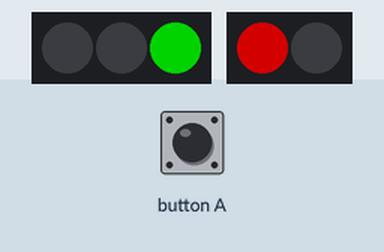
Simulated run of this program. Board: Calliope mini (MakeCode). Parts: 3 RGB LEDs in strip order, left to right, 2 RGB LEDs in strip order, left to right. Inputs (shaded band) come from the test bench. Dim RGB values are drawn brighter than linear.

Above: at 1.2 s.
1.3 s: button A pressed for 0.15 s
At 4.5 s:
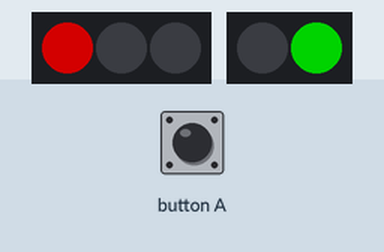
At 9.5 s:
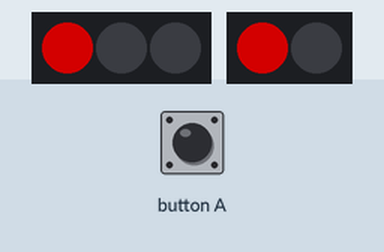
Timing chart, 0 to 14.9 s (numbered marks = the images above; inputs shaded):
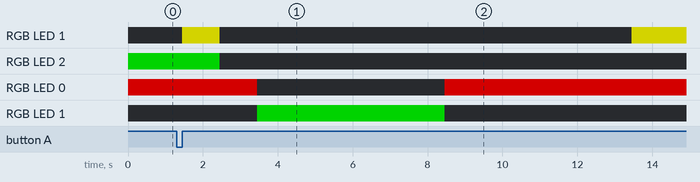

The program:

main.ts
```typescript
input.onButtonPressed(Button.A, function () {
    Autoampel.setPixelColor(0, neopixel.colors(NeoPixelColors.Black))
    Autoampel.setPixelColor(1, neopixel.colors(NeoPixelColors.Yellow))
    Autoampel.setPixelColor(2, neopixel.colors(NeoPixelColors.Green))
    Fussampel.setPixelColor(0, neopixel.colors(NeoPixelColors.Red))
    Fussampel.setPixelColor(1, neopixel.colors(NeoPixelColors.Black))
    AmpelWarte(1000)
    Autoampel.setPixelColor(0, neopixel.colors(NeoPixelColors.Red))
    Autoampel.setPixelColor(1, neopixel.colors(NeoPixelColors.Black))
    Autoampel.setPixelColor(2, neopixel.colors(NeoPixelColors.Black))
    AmpelWarte(1000)
    Fussampel.setPixelColor(0, neopixel.colors(NeoPixelColors.Black))
    Fussampel.setPixelColor(1, neopixel.colors(NeoPixelColors.Green))
    AmpelWarte(5000)
    Fussampel.setPixelColor(0, neopixel.colors(NeoPixelColors.Red))
    Fussampel.setPixelColor(1, neopixel.colors(NeoPixelColors.Black))
    AmpelWarte(5000)
    Autoampel.setPixelColor(0, neopixel.colors(NeoPixelColors.Red))
    Autoampel.setPixelColor(1, neopixel.colors(NeoPixelColors.Yellow))
    Autoampel.setPixelColor(2, neopixel.colors(NeoPixelColors.Black))
    AmpelWarte(5000)
    Autoampel.setPixelColor(0, neopixel.colors(NeoPixelColors.Black))
    Autoampel.setPixelColor(1, neopixel.colors(NeoPixelColors.Black))
    Autoampel.setPixelColor(2, neopixel.colors(NeoPixelColors.Green))
    AmpelWarte(5000)
})
function AmpelWarte (num: number) {
    Autoampel.show()
    Fussampel.show()
    basic.pause(num)
}
let Fussampel: neopixel.Strip = null
let Autoampel: neopixel.Strip = null
Autoampel = neopixel.create(DigitalPin.C16, 3, NeoPixelMode.RGB)
Autoampel.setPixelColor(2, neopixel.colors(NeoPixelColors.Green))
Autoampel.show()
Fussampel = neopixel.create(DigitalPin.C17, 2, NeoPixelMode.RGB)
Fussampel.setPixelColor(0, neopixel.colors(NeoPixelColors.Red))
Fussampel.show()
```

test.ts
```typescript
// Hier kann man Tests durchführen; diese Datei wird nicht kompiliert, wenn dieses Paket als Erweiterung verwendet wird.
```

Measured:
- after the input at 1.3 s, RGB LED 1: off → RGB(127, 127, 0) after 0.15 s, → off 1.0 s later, → RGB(127, 127, 0) 11.0 s later; RGB LED 2: RGB(0, 127, 0) → off after 1.2 s; RGB LED 0: RGB(127, 0, 0) → off after 2.2 s, → RGB(127, 0, 0) 5.0 s later; RGB LED 1: off → RGB(0, 127, 0) after 2.2 s, → off 5.0 s later
